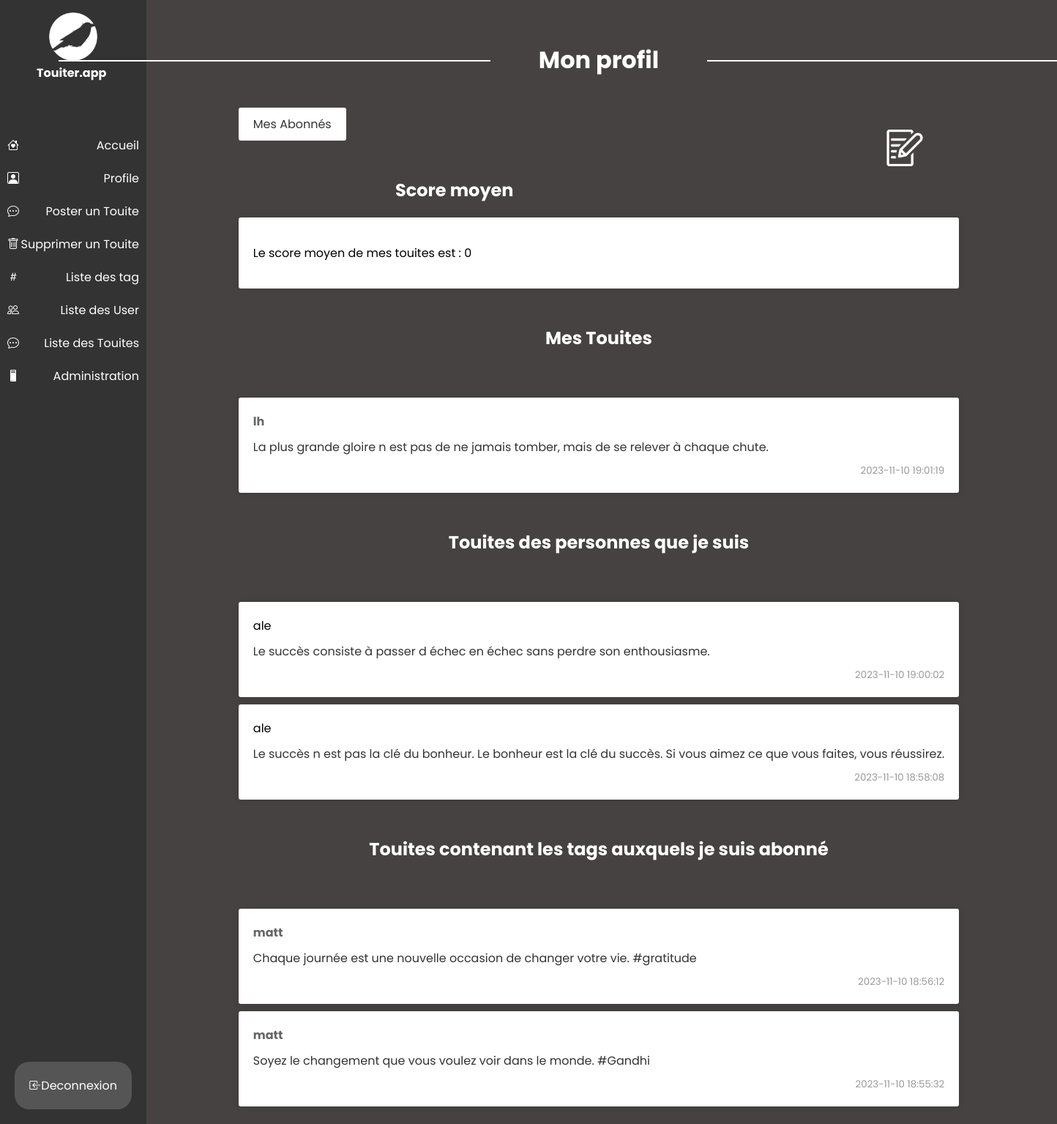
The page /index.php?action=profileAction (signed in) on the database its author committed.
### tables this page shows
CREATE TABLE `touite` (
                          `idTouite` int(11) NOT NULL,
                          `idUser` varchar(32) DEFAULT NULL,
                          `dateTouite` datetime DEFAULT NULL,
                          `message` varchar(235) DEFAULT NULL,
                          `nbLike` int(11) DEFAULT NULL,
                          `nbDislike` int(11) DEFAULT NULL
);

### src/Action/CalculerScoreMoyenAction.php (called while the page is built, shortened)
<?php
class CalculerScoreMoyenAction extends Action {
    public function execute(): string {
        if (isset($_SESSION['user_id'])) {
            $userId = $_SESSION['user_id'];
            $db = connexionFactory::makeConnection();
            $stmt = $db->prepare("SELECT nbLike, nbDislike FROM Touite WHERE idUser = :user_id");
            $stmt->bindParam(':user_id', $userId, PDO::PARAM_STR);
            $stmt->execute();
            $scores = $stmt->fetchAll(PDO::FETCH_ASSOC);
            foreach ($scores as $score) {
                $totalLike += $score['nbLike'];
                $totalDislike += $score['nbDislike'];
            }
            if ($totalLike == $totalDislike)
            $averageScore = 0;
            return "Le score moyen de mes touites est : " . $averageScore;
        } else {
            echo '<script>
                    window.location.href = "index.php?action=menu";
                    alert("Vous devez être connecté pour accéder à cette page !");
                </script>';
            exit();
        }
    }
}
?>

### src/Action/ProfileAction.php (the view, shortened to what this page needs)
<?php
class ProfileAction {
    public function execute(): string {
        $idUser = $_COOKIE['user_id'];
        try {
            $pdo = connexionFactory::makeConnection();
            $stmt = $pdo->prepare("SELECT * FROM touite WHERE idUser = :idUser ORDER BY dateTouite DESC");
            $stmt->bindParam(':idUser', $idUser);
            $stmt->execute();
            $myTouites = $stmt->fetchAll(PDO::FETCH_ASSOC);
            $stmt = $pdo->prepare("SELECT t.* FROM touite t
                                    JOIN user_followers uf ON t.idUser = uf.idUser
                                    WHERE uf.followerId = :idUser
                                    ORDER BY dateTouite DESC");
            $stmt->bindParam(':idUser', $idUser);
            $stmt->execute();
            $followedTouites = $stmt->fetchAll(PDO::FETCH_ASSOC);
            $stmt = $pdo->prepare("SELECT t.* FROM touite t
                                    JOIN listetouites_tag ltt ON t.idTouite = ltt.idTouite
                                    JOIN user_tag ut ON ltt.idTag = ut.idTag
                                    WHERE ut.idUser = :idUser
                                    ORDER BY dateTouite DESC");
            $stmt->bindParam(':idUser', $idUser);
            $stmt->execute();
            $taggedTouites = $stmt->fetchAll(PDO::FETCH_ASSOC);
            $scoreAction = new CalculerScoreMoyenAction();
            $averageScore = $scoreAction->execute();
            $html = '<h1 id="monP">Mon profil</h1>';
            $html .= '<a href="index.php?action=followers" class="followers-button">Mes Abonnés</a>';
            $html .= '<a href="index.php?action=tweetForm"><img id="write" src="img/toui.png" alt="Touiter"></a>';
            $html .= '<h2>Score moyen</h2>';
            $html .= '<div class="score">';
            $html .= '<p>' . $averageScore . '</p>';
            $html .= '</div>';
            $html .= '<h2>Mes Touites</h2><ul>';
            foreach ($myTouites as $touite) {
                $html .= '<li id="prof">';
                $html .= '<strong>' . htmlspecialchars($touite['idUser']) . '</strong>';
                $html .= '<p>' . htmlspecialchars($touite['message']) . '</p>';
                $html .= '<small>' . htmlspecialchars($touite['dateTouite']) . '</small>';
                $html .= '</li>';
            }
            $html .= '</ul>';
            $html .= '<h2>Touites des personnes que je suis</h2><ul>';
            foreach ($followedTouites as $touite) {
                $html .= '<li id="prof"';
                $html .= '<strong>' . htmlspecialchars($touite['idUser']) . '</strong>';
                $html .= '<p>' . htmlspecialchars($touite['message']) . '</p>';
                $html .= '<small>' . htmlspecialchars($touite['dateTouite']) . '</small>';
                $html .= '</li>';
            }
            $html .= '</ul>';
            $html .= '<h2>Touites contenant les tags auxquels je suis abonné</h2><ul>';
            foreach ($taggedTouites as $touite) {
                $html .= '<li id="prof">';
                $html .= '<strong>' . htmlspecialchars($touite['idUser']) . '</strong>';
                $html .= '<p>' . htmlspecialchars($touite['message']) . '</p>';
                $html .= '<small>' . htmlspecialchars($touite['dateTouite']) . '</small>';
                $html .= '</li>';
            }
            $html .= '</ul>';
            return $html;
        } catch (PDOException $e) {
            return "Erreur lors de la récupération des touites: " . $e->getMessage();
        }
    }
}
?>
<link rel="stylesheet" href="css/sections.css">

### css/style.css (style rules this page uses)
body { margin-left: 200px; padding: 0; font-family: 'Poppins', sans-serif; background-color: #474242; display: flex; flex-direction : column; align-items: center; justify-content: center; }
h1 { text-align: center; color: white; }
img { width:80px; height:80px; padding: 5%; margin-left: 25%; }
ul { list-style: none; padding: 0; align-items: center; margin-top: 4em; }

### css/sections.css (style rules this page uses)
body { margin-left: 200px; padding: 0; font-family: 'Poppins', sans-serif; background-color: #474242; display: flex; flex-direction : column; align-items: center; justify-content: center; }
h2 { color: white; text-align: center; margin-top: 50px; }
h1 { margin-top: 5px; colortext-align: center; margin-top: 50px;: white; text-align: center; position: relative; }
#monP::before, #monP::after { content: ''; position: absolute; top: 50%; width: 60%; height: 2px; background-color: white; }
#monP::before { left: 0; margin-left: -25%; }
#monP::after { right: 0; margin-right: -25%; }
ul { list-style: none; padding: 0; }
#prof { background-color: #fff; margin-bottom: 10px; padding: 20px; border-radius: 3px; box-shadow: 0 0 10px rgba(0, 0, 0, 0.1); }
#prof strong { display: block; color: #666; }
#prof p { margin: 10px 0; color: #333; }
#prof small { display: block; text-align: right; color: #999; }
#write { float: right; max-width: 50px; max-height: 50px; }
.score { background-color: #fff; margin-bottom: 10px; padding: 20px; border-radius: 3px; box-shadow: 0 0 10px rgba(0, 0, 0, 0.1); }
.followers-button { display: inline-block; margin-top: 20px; padding: 10px 20px; background-color: white; color: #333; text-decoration: none; border-radius: 3px; transition: background-color 0.3s ease; }

### rows shown on the page
touite: idUser "lh", message "La plus grande gloire n est pas de ne jamais tomber, mais de se relever à chaque chute.", dateTouite "2023-11-10 19:01:19"
touite: idUser "ale", message "Le succès consiste à passer d échec en échec sans perdre son enthousiasme.", dateTouite "2023-11-10 19:00:02"
touite: idUser "ale", message "Le succès n est pas la clé du bonheur. Le bonheur est la clé du succès. Si vous aimez ce que vous faites, vous réussirez.", dateTouite "2023-11-10 18:58:08"
touite: idUser "matt", message "Chaque journée est une nouvelle occasion de changer votre vie. #gratitude", dateTouite "2023-11-10 18:56:12"
touite: idUser "matt", message "Soyez le changement que vous voulez voir dans le monde. #Gandhi", dateTouite "2023-11-10 18:55:32"

### other values the page prints
$averageScore "Le score moyen de mes touites est : 0"
